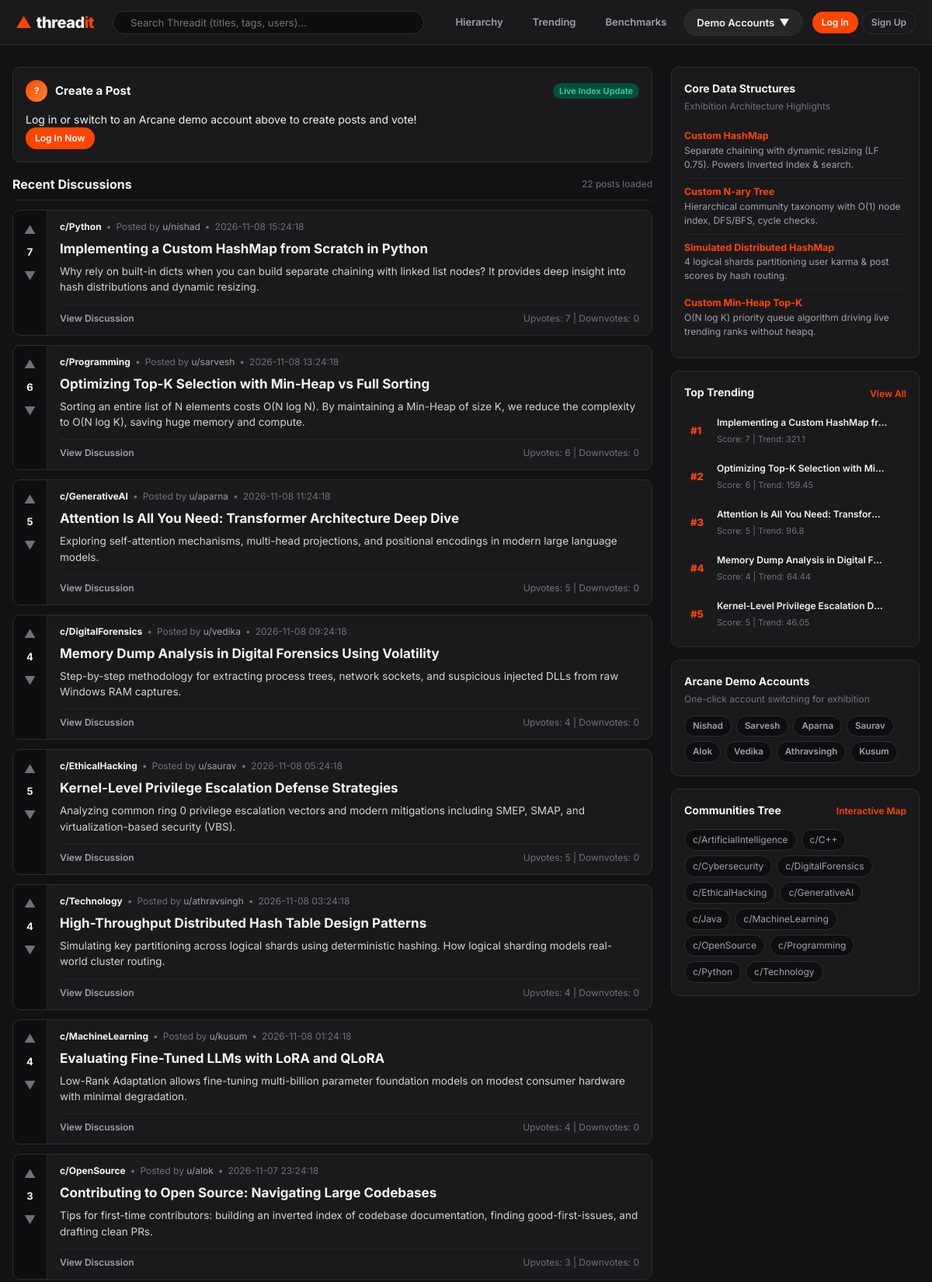
The page / (upper part) on the database its author committed.
### tables this page shows
CREATE TABLE posts (
        id INTEGER PRIMARY KEY AUTOINCREMENT,
        title TEXT NOT NULL,
        content TEXT NOT NULL,
        author_id INTEGER NOT NULL,
        community_id INTEGER NOT NULL,
        score INTEGER DEFAULT 0,
        upvotes INTEGER DEFAULT 0,
        downvotes INTEGER DEFAULT 0,
        created_at TIMESTAMP DEFAULT CURRENT_TIMESTAMP,
        updated_at TIMESTAMP DEFAULT CURRENT_TIMESTAMP,
        FOREIGN KEY (author_id) REFERENCES users (id) ON DELETE CASCADE,
        FOREIGN KEY (community_id) REFERENCES communities (id) ON DELETE CASCADE
    );

CREATE TABLE communities (
        id INTEGER PRIMARY KEY AUTOINCREMENT,
        name TEXT UNIQUE NOT NULL,
        slug TEXT UNIQUE NOT NULL,
        description TEXT DEFAULT '',
        parent_id INTEGER,
        created_at TIMESTAMP DEFAULT CURRENT_TIMESTAMP,
        FOREIGN KEY (parent_id) REFERENCES communities (id) ON DELETE SET NULL
    );

CREATE TABLE users (
        id INTEGER PRIMARY KEY AUTOINCREMENT,
        username TEXT UNIQUE NOT NULL,
        display_name TEXT NOT NULL,
        password_hash TEXT NOT NULL,
        karma INTEGER DEFAULT 0,
        bio TEXT DEFAULT '',
        created_at TIMESTAMP DEFAULT CURRENT_TIMESTAMP
    );

### app.py (the view)
@app.route("/")
def index():
    posts = database.get_all_posts(DB_PATH)
    current_uid = session.get("user_id")
    for p in posts:
        p["score"] = features.karma_manager.get_post_score(p["id"]) or p["score"]
        p["user_vote"] = features.karma_manager.get_user_vote(current_uid, p["id"]) if current_uid else 0
    trending_data = features.trending_engine.get_trending_posts(k=5, db_path=DB_PATH)
    return render_template("index.html", posts=posts, trending_posts=trending_data["posts"])

### app.py (called while the page is built, shortened)
@app.context_processor
def inject_global_data():
    current_user = None
    all_comms = database.get_all_communities(DB_PATH)
    return {
        "current_user": current_user,
        "demo_accounts": database.DEMO_ACCOUNTS,
        "global_communities": all_comms
    }

### database.py (called while the page is built)
def get_db_connection(db_path=None):
    path = db_path or DEFAULT_DB_PATH
    os.makedirs(os.path.dirname(path), exist_ok=True)
    conn = sqlite3.connect(path)
    conn.row_factory = sqlite3.Row
    conn.execute("PRAGMA foreign_keys = ON;")
    return conn

def get_all_communities(db_path=None):
    conn = get_db_connection(db_path)
    comms = conn.execute("SELECT * FROM communities ORDER BY name ASC").fetchall()
    conn.close()
    return [dict(c) for c in comms]

def get_all_posts(db_path=None):
    conn = get_db_connection(db_path)
    posts = conn.execute("""
        SELECT p.*, u.username as author_username, u.display_name as author_display_name,
               c.name as community_name, c.slug as community_slug
        FROM posts p
        JOIN users u ON p.author_id = u.id
        JOIN communities c ON p.community_id = c.id
        ORDER BY p.created_at DESC
    """).fetchall()
    conn.close()
    return [dict(p) for p in posts]

### features.py (called while the page is built)
def calculate_trending_score(score, upvotes, downvotes, created_at_str):
    try:
        if isinstance(created_at_str, str):
            created_dt = datetime.strptime(created_at_str.split(".")[0], "%Y-%m-%d %H:%M:%S")
        else:
            created_dt = created_at_str
        age_hours = max(0.1, (datetime.now() - created_dt).total_seconds() / 3600.0)
    except Exception:
        age_hours = 1.0
    base = max(0, score + 5)
    gravity = 1.2
    trending_score = (base / ((age_hours + 2.0) ** gravity)) * 100.0
    return round(trending_score, 2)

    def get_post_score(self, post_id):
        return self.post_scores.get(post_id, 0)

### structures/hashmap.py (called while the page is built)
    def _hash(self, key):
        return abs(hash(key)) % self.capacity

    def get(self, key, default=None):
        index = self._hash(key)
        current = self.buckets[index]
        while current is not None:
            if current.key == key:
                return current.value
            current = current.next
        return default

### structures/min_heap.py (called while the page is built)
    def _get_key(self, item):
        if isinstance(item, HeapElement):
            return item.key
        if self.key_func:
            return self.key_func(item)
        if isinstance(item, (tuple, list)) and len(item) >= 2:
            return item[0]
        return item

### templates/index.html (shortened to what this page needs)
{% extends "base.html" %}
{% block content %}
<div class="layout-two-col">
    <div class="feed-column">
        <div class="card create-post-card">
            <div class="create-post-header">
                <span class="avatar-sm">{% if current_user %}{{ current_user.display_name[0] }}{% else %}?{% endif %}</span>
                <span class="create-post-title">Create a Post</span>
                <span class="dsa-indicator" title="Updates Inverted Index via Custom HashMap"> Live Index Update</span>
            </div>
            {% if current_user %}
                <form action="{{ url_for('create_post') }}" method="POST" class="create-post-form">
                    <div class="form-group">
                        <select name="community_id" required class="select-input">
                            <option value="" disabled selected>Select a Community (N-ary Tree Node)...</option>
                            {% for c in global_communities %}
                                <option value="{{ c.id }}">c/{{ c.name }}</option>
                            {% endfor %}
                        </select>
                    </div>
                    <div class="form-group">
                        <input type="text" name="title" placeholder="Title of your post..." required class="text-input">
                    </div>
                    <div class="form-group">
                        <textarea name="content" placeholder="Share your technical thoughts, algorithms, code..." rows="3" required class="textarea-input"></textarea>
                    </div>
                    <div class="create-post-footer">
                        <span class="form-hint">Posts are immediately tokenized into the custom Inverted Index.</span>
                        <button type="submit" class="btn btn-primary">Post to Threadit</button>
                    </div>
                </form>
            {% else %}
                <div class="create-post-prompt">
                    <p>Log in or switch to an Arcane demo account above to create posts and vote!</p>
                    <a href="{{ url_for('login') }}" class="btn btn-primary btn-sm">Log In Now</a>
                </div>
            {% endif %}
        </div>
        <div class="feed-header">
            <h3>Recent Discussions</h3>
            <span class="post-count">{{ posts|length }} posts loaded</span>
        </div>
        {% if posts %}
            <div class="posts-list">
                {% for post in posts %}
                    <article class="post-card" id="post-{{ post.id }}">
                        <div class="vote-column">
                            <button class="vote-btn upvote {% if post.user_vote == 1 %}active{% endif %}"
                                    onclick="handleVote({{ post.id }}, 1)"
                                    title="Upvote (+1 score & author karma)"
                                    {% if not current_user %}disabled{% endif %}>
                                ▲
                            </button>
                            <span class="post-score" id="score-{{ post.id }}">{{ post.score }}</span>
                            <button class="vote-btn downvote {% if post.user_vote == -1 %}active{% endif %}"
                                    onclick="handleVote({{ post.id }}, -1)"
                                    title="Downvote (-1 score & author karma)"
                                    {% if not current_user %}disabled{% endif %}>
                                ▼
                            </button>
                        </div>
                        <div class="post-body">
                            <div class="post-meta">
                                <a href="{{ url_for('view_community', slug=post.community_slug) }}" class="community-badge">
                                    c/{{ post.community_name }}
                                </a>
                                <span class="meta-dot">•</span>
                                <span class="post-author">Posted by <a href="{{ url_for('view_profile', username=post.author_username) }}">u/{{ post.author_username }}</a></span>
                                <span class="meta-dot">•</span>
                                <span class="post-time">{{ post.created_at }}</span>
                            </div>
                            <h2 class="post-title">
                                <a href="{{ url_for('view_post', post_id=post.id) }}">{{ post.title }}</a>
                            </h2>
                            <p class="post-snippet">{{ post.content[:220] }}{% if post.content|length > 220 %}...{% endif %}</p>
                            <div class="post-footer">
                                <a href="{{ url_for('view_post', post_id=post.id) }}" class="footer-action">
                                     View Discussion
                                </a>
                                <span class="footer-info">
                                    Upvotes: {{ post.upvotes }} | Downvotes: {{ post.downvotes }}
                                </span>
                            </div>
                        </div>
                    </article>
                {% endfor %}
            </div>
        {% else %}
            <div class="empty-state card">
                <p>No posts available yet.</p>
            </div>
        {% endif %}
    </div>
    <aside class="sidebar-column">
        <div class="card sidebar-card dsa-showcase-card">
            <h4> Core Data Structures</h4>
            <p class="card-subtitle">Exhibition Architecture Highlights</p>
            <ul class="dsa-list">
                <li>
                    <strong>Custom HashMap</strong>
                    <span>Separate chaining with dynamic resizing (LF 0.75). Powers Inverted Index & search.</span>
                </li>
                <li>
                    <strong>Custom N-ary Tree</strong>
                    <span>Hierarchical community taxonomy with O(1) node index, DFS/BFS, cycle checks.</span>
                </li>
                <li>
                    <strong>Simulated Distributed HashMap</strong>
                    <span>4 logical shards partitioning user karma & post scores by hash routing.</span>
                </li>
                <li>
                    <strong>Custom Min-Heap Top-K</strong>
                    <span>O(N log K) priority queue algorithm driving live trending ranks without heapq.</span>
                </li>
            </ul>
        </div>
        <div class="card sidebar-card">
            <div class="sidebar-header">
                <h4> Top Trending</h4>
                <a href="{{ url_for('trending') }}" class="view-all-link">View All</a>
            </div>
            <div class="trending-mini-list">
                {% for tp in trending_posts %}
                    <a href="{{ url_for('view_post', post_id=tp.id) }}" class="trending-mini-item">
                        <span class="trending-rank">#{{ tp.rank }}</span>
                        <div class="trending-mini-info">
                            <span class="trending-mini-title">{{ tp.title }}</span>
                            <span class="trending-mini-score">Score: {{ tp.score }} | Trend: {{ tp.trending_score }}</span>
                        </div>
                    </a>
                {% endfor %}
            </div>
        </div>
        <div class="card sidebar-card">
            <h4> Arcane Demo Accounts</h4>
            <p class="card-subtitle">One-click account switching for exhibition</p>
            <div class="demo-accounts-grid">
                {% for acc in demo_accounts %}
                    <a href="{{ url_for('switch_account', username=acc.username) }}"
                       class="demo-chip {% if current_user and current_user.username == acc.username %}active{% endif %}"
                       title="Switch to {{ acc.display_name }}">
                        {{ acc.display_name.split()[0] }}
                    </a>
                {% endfor %}
            </div>
        </div>
        <div class="card sidebar-card">
            <div class="sidebar-header">
                <h4> Communities Tree</h4>
                <a href="{{ url_for('explore_communities') }}" class="view-all-link">Interactive Map</a>
            </div>
            <div class="community-tags">
                {% for c in global_communities %}
                    <a href="{{ url_for('view_community', slug=c.slug) }}" class="community-tag">
                        c/{{ c.name }}
                    </a>
                {% endfor %}
            </div>
        </div>
    </aside>
</div>
{% endblock %}

### rows shown on the page
posts: score "7", community_name "Python", author_username "nishad", created_at "2026-11-08 15:24:18", title "Implementing a Custom HashMap from Scratch in Python", content "Why rely on built-in dicts when you can build separate chaining with linked list nodes? It provides deep insight into hash distributions and dynamic resizing.", upvotes "7", downvotes "0", rank "1", title "Implementing a Custom HashMap fr…", trending_score "321.1"
posts: score "6", community_name "Programming", author_username "sarvesh", created_at "2026-11-08 13:24:18", title "Optimizing Top-K Selection with Min-Heap vs Full Sorting", content "Sorting an entire list of N elements costs O(N log N). By maintaining a Min-Heap of size K, we reduce the complexity to O(N log K), saving huge memory and compute.", upvotes "6", downvotes "0", rank "2", title "Optimizing Top-K Selection with Mi…", trending_score "159.45"
posts: score "5", community_name "GenerativeAI", author_username "aparna", created_at "2026-11-08 11:24:18", title "Attention Is All You Need: Transformer Architecture Deep Dive", content "Exploring self-attention mechanisms, multi-head projections, and positional encodings in modern large language models.", upvotes "5", downvotes "0", rank "3", title "Attention Is All You Need: Transfor…", trending_score "96.8"
posts: score "4", community_name "DigitalForensics", author_username "vedika", created_at "2026-11-08 09:24:18", title "Memory Dump Analysis in Digital Forensics Using Volatility", content "Step-by-step methodology for extracting process trees, network sockets, and suspicious injected DLLs from raw Windows RAM captures.", upvotes "4", downvotes "0", rank "4", title "Memory Dump Analysis in Digital F…", trending_score "64.44"
posts: score "5", community_name "EthicalHacking", author_username "saurav", created_at "2026-11-08 05:24:18", title "Kernel-Level Privilege Escalation Defense Strategies", content "Analyzing common ring 0 privilege escalation vectors and modern mitigations including SMEP, SMAP, and virtualization-based security (VBS).", upvotes "5", downvotes "0", rank "5", title "Kernel-Level Privilege Escalation D…", trending_score "46.05"
posts: score "4", community_name "Technology", author_username "athravsingh", created_at "2026-11-08 03:24:18", title "High-Throughput Distributed Hash Table Design Patterns", content "Simulating key partitioning across logical shards using deterministic hashing. How logical sharding models real-world cluster routing.", upvotes "4", downvotes "0"
posts: score "4", community_name "MachineLearning", author_username "kusum", created_at "2026-11-08 01:24:18", title "Evaluating Fine-Tuned LLMs with LoRA and QLoRA", content "Low-Rank Adaptation allows fine-tuning multi-billion parameter foundation models on modest consumer hardware with minimal degradation.", upvotes "4", downvotes "0"
posts: score "3", community_name "OpenSource", author_username "alok", created_at "2026-11-07 23:24:18", title "Contributing to Open Source: Navigating Large Codebases", content "Tips for first-time contributors: building an inverted index of codebase documentation, finding good-first-issues, and drafting clean PRs.", upvotes "3", downvotes "0"
users: display_name "Nishad"
users: display_name "Sarvesh"
users: display_name "Aparna"
users: display_name "Saurav"
users: display_name "Alok"
users: display_name "Vedika"
users: display_name "Athravsingh"
users: display_name "Kusum"
communities: name "ArtificialIntelligence"
communities: name "C++"
communities: name "Cybersecurity"
communities: name "DigitalForensics"
communities: name "EthicalHacking"
communities: name "GenerativeAI"
communities: name "Java"
communities: name "MachineLearning"
communities: name "OpenSource"
communities: name "Programming"
communities: name "Python"
communities: name "Technology"

### other values the page prints
{{ posts|length }} "22"
